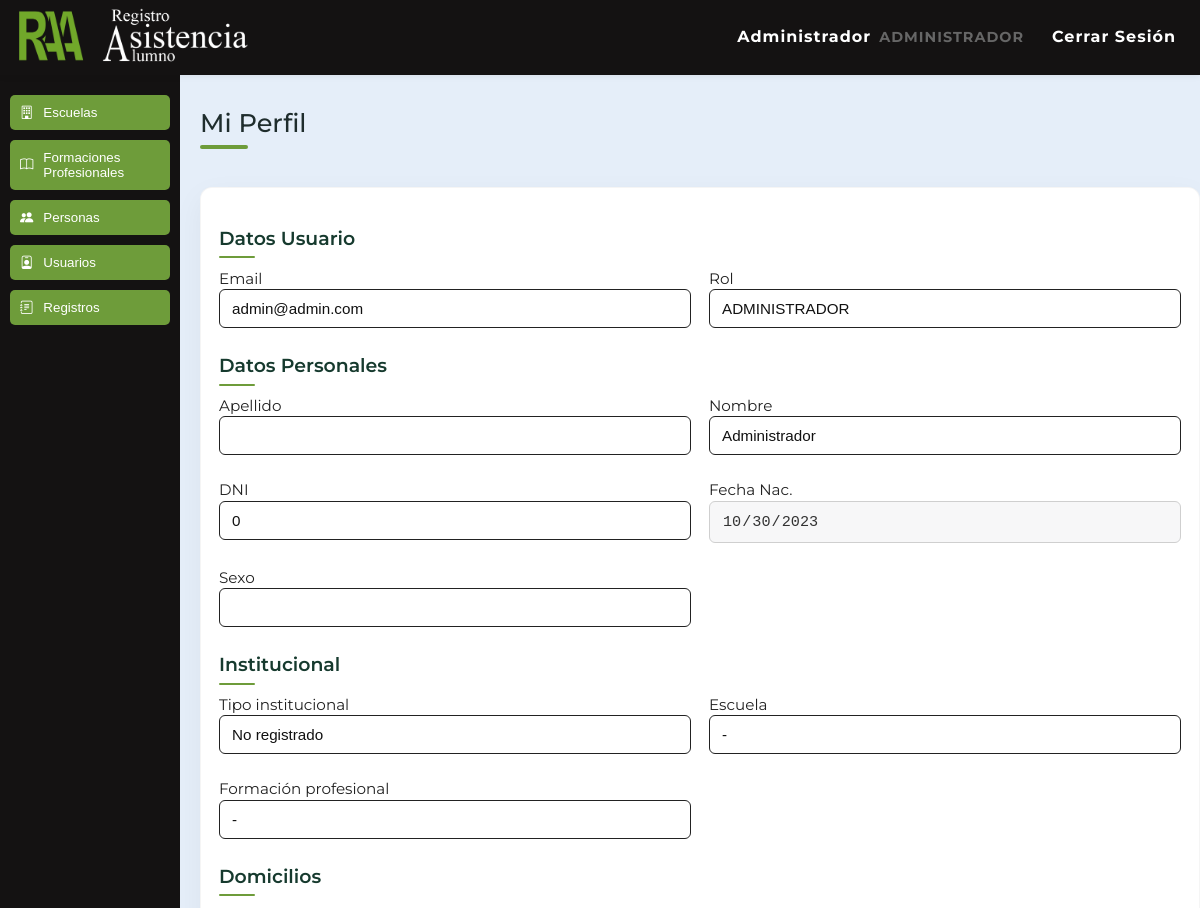
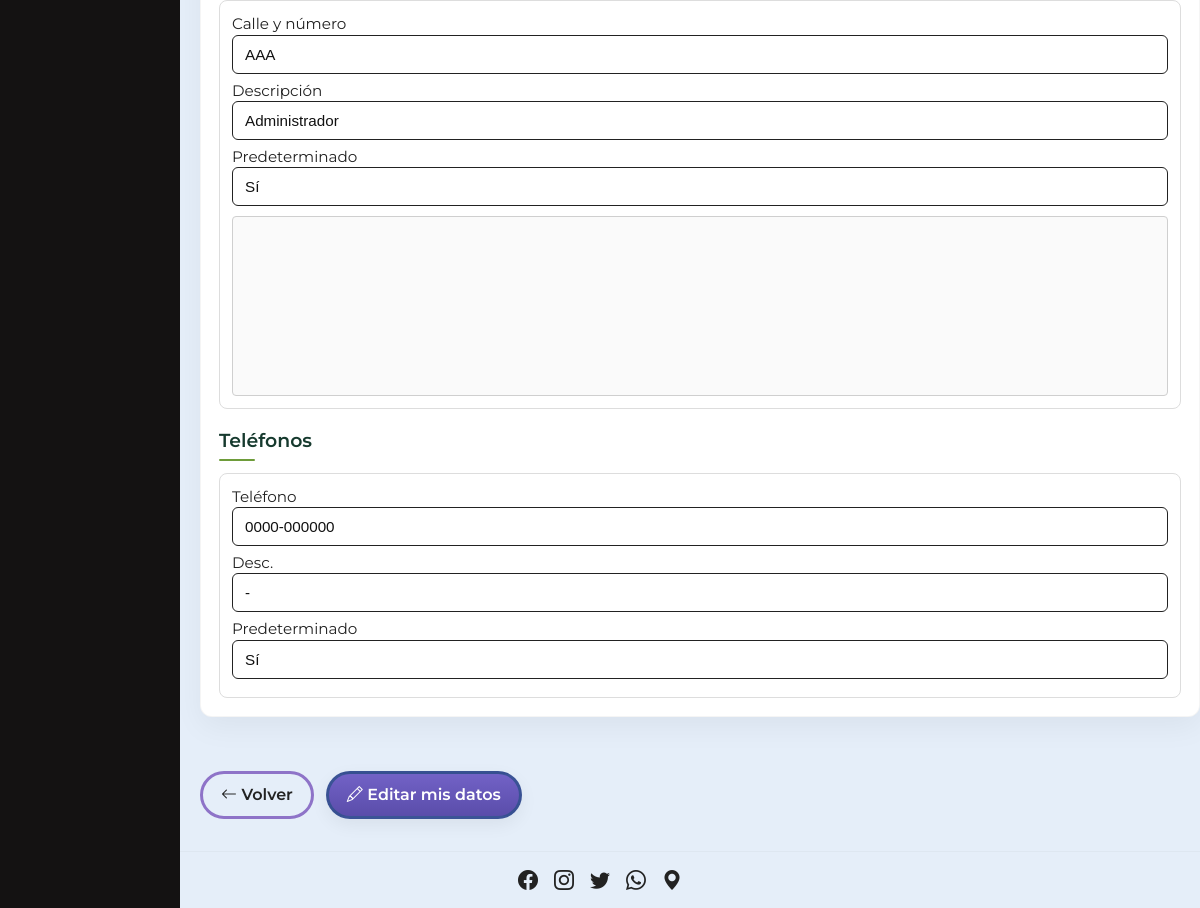
/FrontEnd/perfil.php (signed in), run on the app's committed database (2 pictures, top to bottom).
### tables this page shows
CREATE TABLE `usuarios` (
  `usuarios_id` int(5) NOT NULL,
  `personas_id` int(5) NOT NULL,
  `usuarios_email` varchar(30) NOT NULL,
  `usuarios_clave` varchar(100) NOT NULL,
  `usuarios_habilitado` tinyint(1) NOT NULL DEFAULT 1,
  `usuarios_fechcrea` timestamp NOT NULL DEFAULT current_timestamp() ON UPDATE current_timestamp(),
  `usuarios_eliminado` tinyint(1) NOT NULL DEFAULT 0,
  `usuarios_rol` enum('ADMINISTRADOR','DIRECTOR','DOCENTE') NOT NULL DEFAULT 'DOCENTE'
);

CREATE TABLE `personas` (
  `personas_id` int(5) NOT NULL,
  `personas_dni` int(8) NOT NULL,
  `personas_apellido` varchar(30) NOT NULL,
  `personas_nombre` varchar(30) NOT NULL,
  `personas_fechnac` date NOT NULL,
  `personas_sexo` varchar(10) NOT NULL,
  `personas_habilitado` tinyint(1) NOT NULL DEFAULT 1,
  `personas_fechcrea` timestamp NOT NULL DEFAULT current_timestamp() ON UPDATE current_timestamp(),
  `personas_eliminado` tinyint(1) NOT NULL DEFAULT 0
);

CREATE TABLE `domicilios` (
  `domicilios_id` int(5) NOT NULL,
  `domicilios_calle` varchar(50) NOT NULL,
  `domicilios_latitud` double NOT NULL,
  `domicilios_longitud` double NOT NULL,
  `personas_id` int(5) NOT NULL,
  `domicilios_descripcion` varchar(20) NOT NULL,
  `domicilios_predeterminado` tinyint(1) NOT NULL DEFAULT 1,
  `domicilios_habilitado` tinyint(1) NOT NULL DEFAULT 1,
  `domicilios_fechcrea` timestamp NOT NULL DEFAULT current_timestamp() ON UPDATE current_timestamp(),
  `domicilios_eliminado` tinyint(1) NOT NULL DEFAULT 0
);

CREATE TABLE `telefonos` (
  `telefonos_id` int(5) NOT NULL,
  `telefonos_numero` varchar(20) NOT NULL,
  `personas_id` int(5) NOT NULL,
  `telefonos_descripcion` varchar(100) NOT NULL,
  `telefonos_predeterminado` tinyint(1) NOT NULL DEFAULT 1,
  `telefonos_habilitado` tinyint(1) NOT NULL DEFAULT 1,
  `telefonos_fechcrea` timestamp NOT NULL DEFAULT current_timestamp() ON UPDATE current_timestamp(),
  `telefonos_eliminado` tinyint(1) NOT NULL DEFAULT 0
);

### FrontEnd/perfil.php (the view, shortened to what this page needs)
<?php
require_once __DIR__ . '/includes/inicializar.php';
$uid = (int)$_SESSION['user_id'];
$action = $_GET['action'] ?? 'view';
$stmt = mysqli_prepare($conexion, "
    SELECT u.usuarios_id, u.usuarios_email, u.usuarios_rol, u.usuarios_clave,
           p.personas_id, p.personas_apellido, p.personas_nombre, p.personas_dni,
           p.personas_fechnac, p.personas_sexo
    FROM usuarios u
    JOIN personas p ON u.personas_id = p.personas_id
    WHERE u.usuarios_id = ?
    LIMIT 1
");
mysqli_stmt_bind_param($stmt, "i", $uid);
mysqli_stmt_execute($stmt);
$res = mysqli_stmt_get_result($stmt);
$user = mysqli_fetch_assoc($res);
$personas_id = (int)$user['personas_id'];
$stmt = mysqli_prepare($conexion, "
    SELECT institucional_id, institucional_tipo, escuelas_id, formaciones_profesionales_id
      FROM institucional
     WHERE personas_id = ?
     LIMIT 1
");
mysqli_stmt_bind_param($stmt, "i", $personas_id);
mysqli_stmt_execute($stmt);
$resInst = mysqli_stmt_get_result($stmt);
$inst = mysqli_fetch_assoc($resInst) ?: null;
$inst_tipo = $inst['institucional_tipo'] ?? '';
function get_telefonos($conexion, $personas_id)
{
    $q = mysqli_query($conexion, "SELECT * FROM telefonos WHERE personas_id = " . intval($personas_id) . " ORDER BY telefonos_predeterminado DESC, telefonos_id DESC");
    return $q;
}
$tels = get_telefonos($conexion, $personas_id);
?>
<!DOCTYPE html>
<html lang="es">
<?php include('head.php'); ?>
<?php include('header.php'); ?>
<link rel="stylesheet" href="CSS/estilo_comun.css">
<link rel="stylesheet" href="CSS/estilo_app.css">
<?php include('menu_lateral.php'); ?>
<body class="body">
    <main class="fp-page">
        <h1 class="title">Mi Perfil</h1>
        <?php if ($action === 'view'): ?>
            <div class="view-panel">
                <h3>Datos Usuario</h3>
                <div class="row">
                    <label>Email <input value="<?= htmlspecialchars($user['usuarios_email']) ?>" disabled></label>
                    <label>Rol <input value="<?= htmlspecialchars($user['usuarios_rol'] ?? '-') ?>" disabled></label>
                </div>
                <h3>Datos Personales</h3>
                <div class="row">
                    <label>Apellido <input value="<?= htmlspecialchars($user['personas_apellido']) ?>" disabled></label>
                    <label>Nombre <input value="<?= htmlspecialchars($user['personas_nombre']) ?>" disabled></label>
                    <label>DNI <input value="<?= htmlspecialchars($user['personas_dni']) ?>" disabled></label>
                    <label>Fecha Nac. <input type="date" value="<?= htmlspecialchars($user['personas_fechnac']) ?>" disabled></label>
                    <label>Sexo <input value="<?= htmlspecialchars($user['personas_sexo']) ?>" disabled></label>
                </div>
                <h3>Institucional</h3>
                <div class="row">
                    <label>Tipo institucional <input value="<?= htmlspecialchars($inst_tipo ?: 'No registrado') ?>" disabled></label>
                    <label>Escuela
                        <?php
                        $escName = '-';
                        ?>
                        <input value="<?= htmlspecialchars($escName) ?>" disabled>
                    </label>
                    <label>Formación profesional
                        <?php
                        $formacion_nombre = '-';
                        ?>
                        <input value="<?= htmlspecialchars($formacion_nombre) ?>" disabled>
                    </label>
                </div>
                <h3>Domicilios</h3>
                <div class="blocks">
                    <?php
                    $doms_view_q = mysqli_query($conexion, "SELECT * FROM domicilios WHERE personas_id = {$personas_id} ORDER BY domicilios_predeterminado DESC, domicilios_id DESC");
                    if (!$doms_view_q || mysqli_num_rows($doms_view_q) === 0): ?>
                        <p>No hay domicilios registrados.</p>
                    <?php else: ?>
                        <?php while ($d = mysqli_fetch_assoc($doms_view_q)): ?>
                            <div class="dom-block">
                                <label>Calle y número<br><input value="<?= htmlspecialchars($d['domicilios_calle'] ?? '') ?>" disabled></label>
                                <label>Descripción<br><input value="<?= htmlspecialchars($d['domicilios_descripcion'] ?? '') ?>" disabled></label>
                                <label>Predeterminado<br><input value="<?= (!empty($d['domicilios_predeterminado']) ? 'Sí' : 'No') ?>" disabled></label>
                                <?php
                                $lat = trim($d['domicilios_latitud'] ?? '');
                                $lon = trim($d['domicilios_longitud'] ?? '');
                                ?>
                                <?php if ($lat !== '' && $lon !== ''): ?>
                                    <div class="map" style="margin-top:10px; height:180px;">
                                        <iframe
                                            width="100%"
                                            height="180"
                                            frameborder="0"
                                            style="border:0"
                                            src="https://maps.google.com/maps?q=<?= rawurlencode($lat) ?>,<?= rawurlencode($lon) ?>&z=15&output=embed"
                                            loading="lazy"
></iframe>
                                    </div>
                                <?php endif; ?>
                            </div>
                        <?php endwhile; ?>
                    <?php endif; ?>
                </div>
                <h3>Teléfonos</h3>
                <div class="blocks">
                    <?php while ($t = $tels ? mysqli_fetch_assoc($tels) : null): if (!$t) break; ?>
                        <div class="tel-block">
                            <label>Teléfono <input value="<?= htmlspecialchars($t['telefonos_numero']) ?>" disabled></label>
                            <label>Desc. <input value="<?= htmlspecialchars($t['telefonos_descripcion']) ?>" disabled></label>
                            <label>Predeterminado <input value="<?= $t['telefonos_predeterminado'] ? 'Sí' : 'No' ?>" disabled></label>
                        </div>
                    <?php endwhile ?>
                </div>
            </div>
            <div class="actions-bottom" style="margin-top:14px;">
                <a class="pill" href="menu_principal.php"><i class="bi bi-arrow-left"></i> Volver</a>
                <a class="pill primary" href="perfil.php?action=edit"><i class="bi bi-pencil"></i> Editar mis datos</a>
            </div>
        <?php endif; ?>
    </main>
    <?php include('footer.php'); ?>
</body>
</html>

### FrontEnd/CSS/estilo_comun.css (style rules this page uses)
:root { --bg-page: #E5EEF9; --primary: #6E9C3A; --accent: #6262AA; --text: #141212; --muted: #87b4e0; --surface: #ffffff; --border: #d0d0d0; --radius: 8px; --header-height: 75px; --sidebar-width: 260px; --font-family: 'Montserrat', system-ui, -apple-system, "Segoe UI", Roboto, "Helvetica Neue", Arial; }
html, body { font-family: var(--font-family); color: var(--text); background: var(--bg-page); -webkit-font-smoothing: antialiased; -moz-osx-font-smoothing: grayscale; }

### FrontEnd/CSS/estilo_app.css (style rules this page uses)
* { margin: 0; padding: 0; box-sizing: border-box; }
html, body { height: 100%; }
body { display: flex; flex-direction: column; background: #E5EEF9; font-family: 'Montserrat', sans-serif; font-size: 16px; line-height: 1.4; }
.fp-page { max-width: 1200px; width: calc(100% - 200px); margin: 100px 100px 2rem 200px; display: flex; flex-direction: column; gap: 1.5rem; }
.fp-page .title { margin-top: 0.5rem; margin-bottom: 0.5rem; font-size: 1.6rem; font-weight: 500; }
h1.title { font-size: 2rem; margin-bottom: 1.2rem; font-weight: 600; position: relative; color: #1f2d2d; line-height: 1.15; padding-bottom: 6px; }
h1.title::after { content: ''; display: block; width: 48px; height: 4px; background: #6E9C3A; margin-top: 8px; border-radius: 3px; }
h3.title, .fp-page h3 { font-size: 1.18rem; margin: 1.2rem 0 0.6rem; color: #163a2e; font-weight: 600; position: relative; padding-bottom: 6px; }
h3.title::after, .fp-page h3::after { content: ''; position: absolute; left: 0; bottom: 0; width: 36px; height: 2px; background: #6E9C3A; border-radius: 2px; }
button.pill, a.pill { display: inline-block; padding: 10px 18px; border-radius: 30px; border: 3px solid rgba(120, 86, 188, 0.8); background: transparent; color: #222; cursor: pointer; font-weight: 600; text-decoration: none; box-sizing: border-box; transition: transform .12s, box-shadow .12s, opacity .12s; }
button.pill.primary, a.pill.primary { background: linear-gradient(180deg, #7262C6, #5A4DAA); color: #fff; border-color: rgba(46, 81, 139, 0.8); box-shadow: 0 6px 18px rgba(0, 0, 0, 0.06); }
.view-panel { background: #fff; border-radius: 10px; padding: 14px; border: 1px solid rgba(0, 0, 0, 0.04); box-shadow: 0 8px 24px rgba(0, 0, 0, 0.04); margin-bottom: 1rem; }
.view-panel iframe { border-radius: 8px; border: 1px solid #e6e6e6; }
.view-panel { background: #fff; border-radius: 12px; padding: 18px; border: 1px solid rgba(0, 0, 0, 0.04); box-shadow: 0 10px 30px rgba(0, 0, 0, 0.05); margin-bottom: 1rem; }
.view-panel iframe, .view-panel .map { border-radius: 8px; border: 1px solid #e6e6e6; width: 100%; height: 180px; }
.fp-page .row { display: grid; grid-template-columns: 1fr 1fr; gap: 18px; margin-bottom: 12px; align-items: start; }
.fp-page label { display: block; font-size: 0.95rem; color: #222; margin-bottom: 6px; }
.fp-page input[type="text"], .fp-page input[type="email"], .fp-page input[type="date"], .fp-page input[type="password"], .fp-page select, .fp-page textarea, .fp-page input:not([type]):not([type="radio"]):not([type="checkbox"]) { width: 100%; padding: 10px 12px; border-radius: 6px; border: 1px solid #222; background: #fff; box-sizing: border-box; font-size: 0.95rem; color: #111; }
.fp-page .blocks { margin-top: 12px; display: flex; flex-direction: column; gap: 12px; }
.fp-page .dom-block, .fp-page .tel-block { border: 1px solid #ddd; padding: 12px; border-radius: 8px; background: #fff; position: relative; }
.fp-page .dom-block .map { margin-top: 8px; border: 1px solid #cfcfcf; border-radius: 4px; background: #fafafa; height: 150px; overflow: hidden; }
.fp-page input[disabled], .fp-page input[readonly], .fp-page select[disabled], .fp-page textarea[disabled] { background: #f7f7f8; color: #333; border: 1px solid #cfcfcf; opacity: 1; }
.fp-page .view-panel label { margin-bottom: 6px; }
.fp-page .view-panel input { cursor: default; }
.actions-bottom, .form-actions-bottom { display: flex; justify-content: flex-start; gap: 12px; margin-top: 18px; align-items: center; flex-wrap: wrap; }

### data on the page
usuarios: usuarios_email "admin@admin.com", usuarios_rol "ADMINISTRADOR", personas.personas_nombre "Administrador", personas.personas_dni "0", personas.personas_fechnac "10/30/2023"
domicilios: domicilios_calle "AAA", domicilios_descripcion "Administrador", domicilios_predeterminado "Sí"
telefonos: telefonos_numero "0000-000000", telefonos_descripcion "-", telefonos_predeterminado "Sí"

### other printed values
$displayName "Administrador"
$personas_rol "ADMINISTRADOR"
